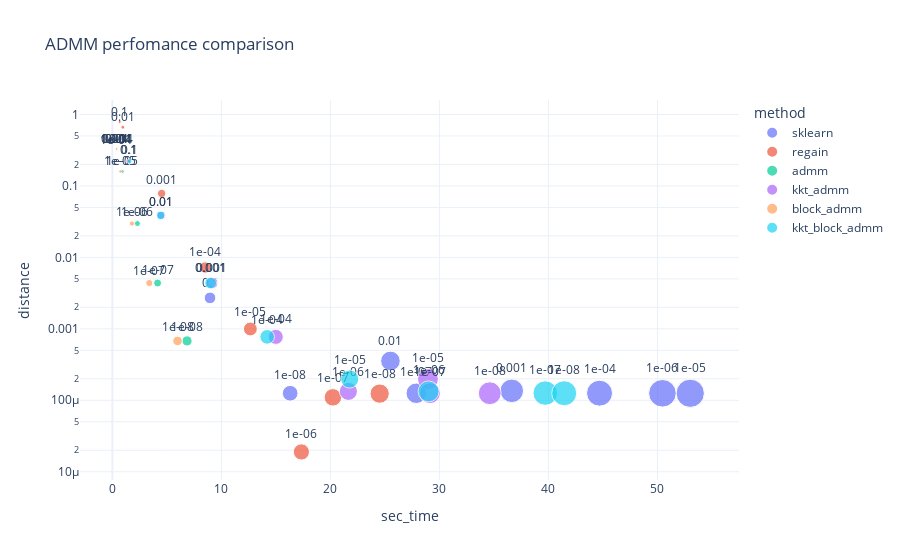

The notebook cell saved with this chart:
### Code cell
# fig_1 = px.scatter(x=a['time'], y=a['accuracy'], color= "method")
# fig_1.show()

fig_1 = px.scatter(df, x="sec_time", 
                   y='distance', color="method", 
#                    text = "sec_time", 
                   log_y = True, template = "plotly_white",
                   text = "str_tol",
                 size='sec_time',
                  title='ADMM perfomance comparison')
fig_1.update_traces(textposition='top center')
fig_1.show()

### Figure 1 — Plotly figure (JSON) as saved in the notebook; plotly's stock layout.template omitted (floating-point values rounded to 4 significant figures)
{"data": [{"hovertemplate": "method=sklearn<br>sec_time=%{marker.size}<br>distance=%{y}<br>str_tol=%{text}<extra></extra>", "legendgroup": "sklearn", "marker": {"color": "#636efa", "size": [8.96, 25.51, 36.64, 44.69, 53.01, 50.46, 27.88, 16.31], "sizemode": "area", "sizeref": 0.1325, "symbol": "circle"}, "mode": "markers+text", "name": "sklearn", "orientation": "v", "showlegend": true, "text": ["0.1", "0.01", "0.001", "1e-04", "1e-05", "1e-06", "1e-07", "1e-08"], "textposition": "top center", "type": "scatter", "x": [8.96, 25.51, 36.64, 44.69, 53.01, 50.46, 27.88, 16.31], "xaxis": "x", "y": [0.002712, 0.0003553, 0.0001356, 0.0001258, 0.0001254, 0.0001254, 0.0001254, 0.0001254], "yaxis": "y"}, {"hovertemplate": "method=regain<br>sec_time=%{marker.size}<br>distance=%{y}<br>str_tol=%{text}<extra></extra>", "legendgroup": "regain", "marker": {"color": "#EF553B", "size": [0.67, 0.96, 4.52, 8.51, 12.66, 17.34, 20.23, 24.52], "sizemode": "area", "sizeref": 0.1325, "symbol": "circle"}, "mode": "markers+text", "name": "regain", "orientation": "v", "showlegend": true, "text": ["0.1", "0.01", "0.001", "1e-04", "1e-05", "1e-06", "1e-07", "1e-08"], "textposition": "top center", "type": "scatter", "x": [0.67, 0.96, 4.52, 8.51, 12.66, 17.34, 20.23, 24.52], "xaxis": "x", "y": [0.7845, 0.6627, 0.07843, 0.007218, 0.0009955, 1.892e-05, 0.00011, 0.000124], "yaxis": "y"}, {"hovertemplate": "method=admm<br>sec_time=%{marker.size}<br>distance=%{y}<br>str_tol=%{text}<extra></extra>", "legendgroup": "admm", "marker": {"color": "#00cc96", "size": [0.48, 0.47, 0.45, 0.33, 0.92, 2.3, 4.15, 6.85], "sizemode": "area", "sizeref": 0.1325, "symbol": "circle"}, "mode": "markers+text", "name": "admm", "orientation": "v", "showlegend": true, "text": ["0.1", "0.01", "0.001", "1e-04", "1e-05", "1e-06", "1e-07", "1e-08"], "textposition": "top center", "type": "scatter", "x": [0.48, 0.47, 0.45, 0.33, 0.92, 2.3, 4.15, 6.85], "xaxis": "x", "y": [0.329, 0.329, 0.329, 0.329, 0.1596, 0.02977, 0.004378, 0.0006775], "yaxis": "y"}, {"hovertemplate": "method=kkt_admm<br>sec_time=%{marker.size}<br>distance=%{y}<br>str_tol=%{text}<extra></extra>", "legendgroup": "kkt_admm", "marker": {"color": "#ab63fa", "size": [1.45, 4.48, 9.14, 14.99, 28.95, 21.65, 29.13, 34.62], "sizemode": "area", "sizeref": 0.1325, "symbol": "circle"}, "mode": "markers+text", "name": "kkt_admm", "orientation": "v", "showlegend": true, "text": ["0.1", "0.01", "0.001", "1e-04", "1e-05", "1e-06", "1e-07", "1e-08"], "textposition": "top center", "type": "scatter", "x": [1.45, 4.48, 9.14, 14.99, 28.95, 21.65, 29.13, 34.62], "xaxis": "x", "y": [0.2224, 0.0387, 0.004378, 0.0007717, 0.0001984, 0.0001332, 0.0001262, 0.0001255], "yaxis": "y"}, {"hovertemplate": "method=block_admm<br>sec_time=%{marker.size}<br>distance=%{y}<br>str_tol=%{text}<extra></extra>", "legendgroup": "block_admm", "marker": {"color": "#FFA15A", "size": [0.43, 0.41, 0.4, 0.4, 0.74, 1.8, 3.39, 5.98], "sizemode": "area", "sizeref": 0.1325, "symbol": "circle"}, "mode": "markers+text", "name": "block_admm", "orientation": "v", "showlegend": true, "text": ["0.1", "0.01", "0.001", "1e-04", "1e-05", "1e-06", "1e-07", "1e-08"], "textposition": "top center", "type": "scatter", "x": [0.43, 0.41, 0.4, 0.4, 0.74, 1.8, 3.39, 5.98], "xaxis": "x", "y": [0.329, 0.329, 0.329, 0.329, 0.1596, 0.02977, 0.004378, 0.0006775], "yaxis": "y"}, {"hovertemplate": "method=kkt_block_admm<br>sec_time=%{marker.size}<br>distance=%{y}<br>str_tol=%{text}<extra></extra>", "legendgroup": "kkt_block_admm", "marker": {"color": "#19d3f3", "size": [1.58, 4.43, 9.01, 14.2, 21.77, 29.01, 39.71, 41.45], "sizemode": "area", "sizeref": 0.1325, "symbol": "circle"}, "mode": "markers+text", "name": "kkt_block_admm", "orientation": "v", "showlegend": true, "text": ["0.1", "0.01", "0.001", "1e-04", "1e-05", "1e-06", "1e-07", "1e-08"], "textposition": "top center", "type": "scatter", "x": [1.58, 4.43, 9.01, 14.2, 21.77, 29.01, 39.71, 41.45], "xaxis": "x", "y": [0.2224, 0.0387, 0.004378, 0.0007717, 0.0001984, 0.0001332, 0.0001262, 0.0001255], "yaxis": "y"}], "layout": {"legend": {"itemsizing": "constant", "title": {"text": "method"}, "tracegroupgap": 0}, "title": {"text": "ADMM perfomance comparison"}, "xaxis": {"anchor": "y", "domain": [0, 1], "title": {"text": "sec_time"}}, "yaxis": {"anchor": "x", "domain": [0, 1], "title": {"text": "distance"}, "type": "log"}}}
